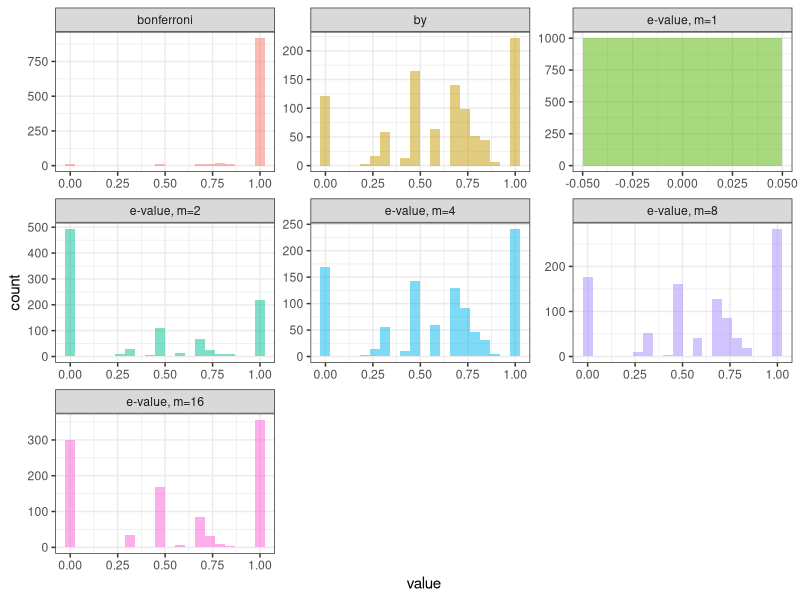

Here is the R script that generated this plot:
## ---- chunk 1
library(ggplot2)
library(reshape2)

N <- 1e3
alpha <- 0.1
m_seq <- 2^(0:4)
fdp.mat <- matrix(0, nrow = N, ncol = 2 + length(m_seq))
num_rej.mat <- matrix(0, nrow = N, ncol = 2 + length(m_seq))
c_m <- function(m,n,d){
    exp( lgamma(1/2)+lgamma((n-d)/2)-lgamma(1/2+m)-lgamma((n-d)/2-m) )/((n-d)^m)
}
for(i in 1:N){
    set.seed(i)
    # construct data
    n <- 900
    d <- 30
    X <- matrix(rnorm(n*d), nrow = n, ncol = d)
    beta.true <- c(rnorm(10,0,0.1), rep(0,20))
    y <- X %*% beta.true + rnorm(n,0,1)
    lm.fit <- lm(y~0+X)
    p <- summary(lm.fit)$coefficients[,4]
    ## method (i): bonferroni correction
    R <- sum(p < alpha / d)
    fdp.bonf <- sum(p[1:10] < alpha / d) / max(R,1)

    fdp.mat[i,1] <- fdp.bonf
    num_rej.mat[i,1] <- R
    ## method (ii): benjamini-yekutieli: find largest (k) s.t. p_{(k)} \leq k\alpha / c_d*d and reject all p_{(1)},...,p_{(k)}
    c_d <- sum(1 / (1:d))
    order.p <- order(p)
    leq_idx_in_ord <- p[order.p] <= (1:d) * alpha / c_d / d
    k <- ifelse(sum(leq_idx_in_ord == TRUE) == 0, 0, max(which(leq_idx_in_ord)))
    R <- k
    null_idx <- order.p[1:10]
    fdp.by <- length(intersect( which(leq_idx_in_ord), null_idx)) / max(R,1)

    fdp.mat[i,2] <- fdp.by
    num_rej.mat[i,2] <- R
    ## method (iii): e-value
    t_j <- lm.fit$coefficients / summary(lm.fit)$coefficients[,2]
    for(m in m_seq){
        c.m <- c_m(m,n,d)
        cM_jm <- c.m * t_j^(2*m)
        E_j <- cM_jm
        order.e <- order(E_j, decreasing = TRUE)
        geq_idx_in_ord <- E_j[order.e] >= d / (1:d) / alpha
        k <- ifelse(sum(geq_idx_in_ord == TRUE) == 0, 0, max(which(geq_idx_in_ord)))
        R <- k
        null_idx <- order.e[1:10]
        fdp.e <- length(intersect( which(geq_idx_in_ord), null_idx)) / max(R,1)

        col_idx <- which(m_seq == m) + 2
        fdp.mat[i,col_idx] <- fdp.e
        num_rej.mat[i,col_idx] <- R
    }
}

## plot histogram of FDP, for each columns in fdp.mat
fdp.df <- data.frame(fdp.mat)
colnames(fdp.df) <- c("bonferroni", "by", paste0("e-value, m=", m_seq))

fdp.df.melt <- melt(fdp.df)

ggplot(fdp.df.melt, aes(x = value, fill = variable)) + geom_histogram(position = "identity", alpha = 0.5, bins = 20) + facet_wrap(~variable, scales = "free") + theme_bw() + theme(legend.position = "none")

summary(data.frame(num_rej.mat))
apply(fdp.mat, 2, mean)
